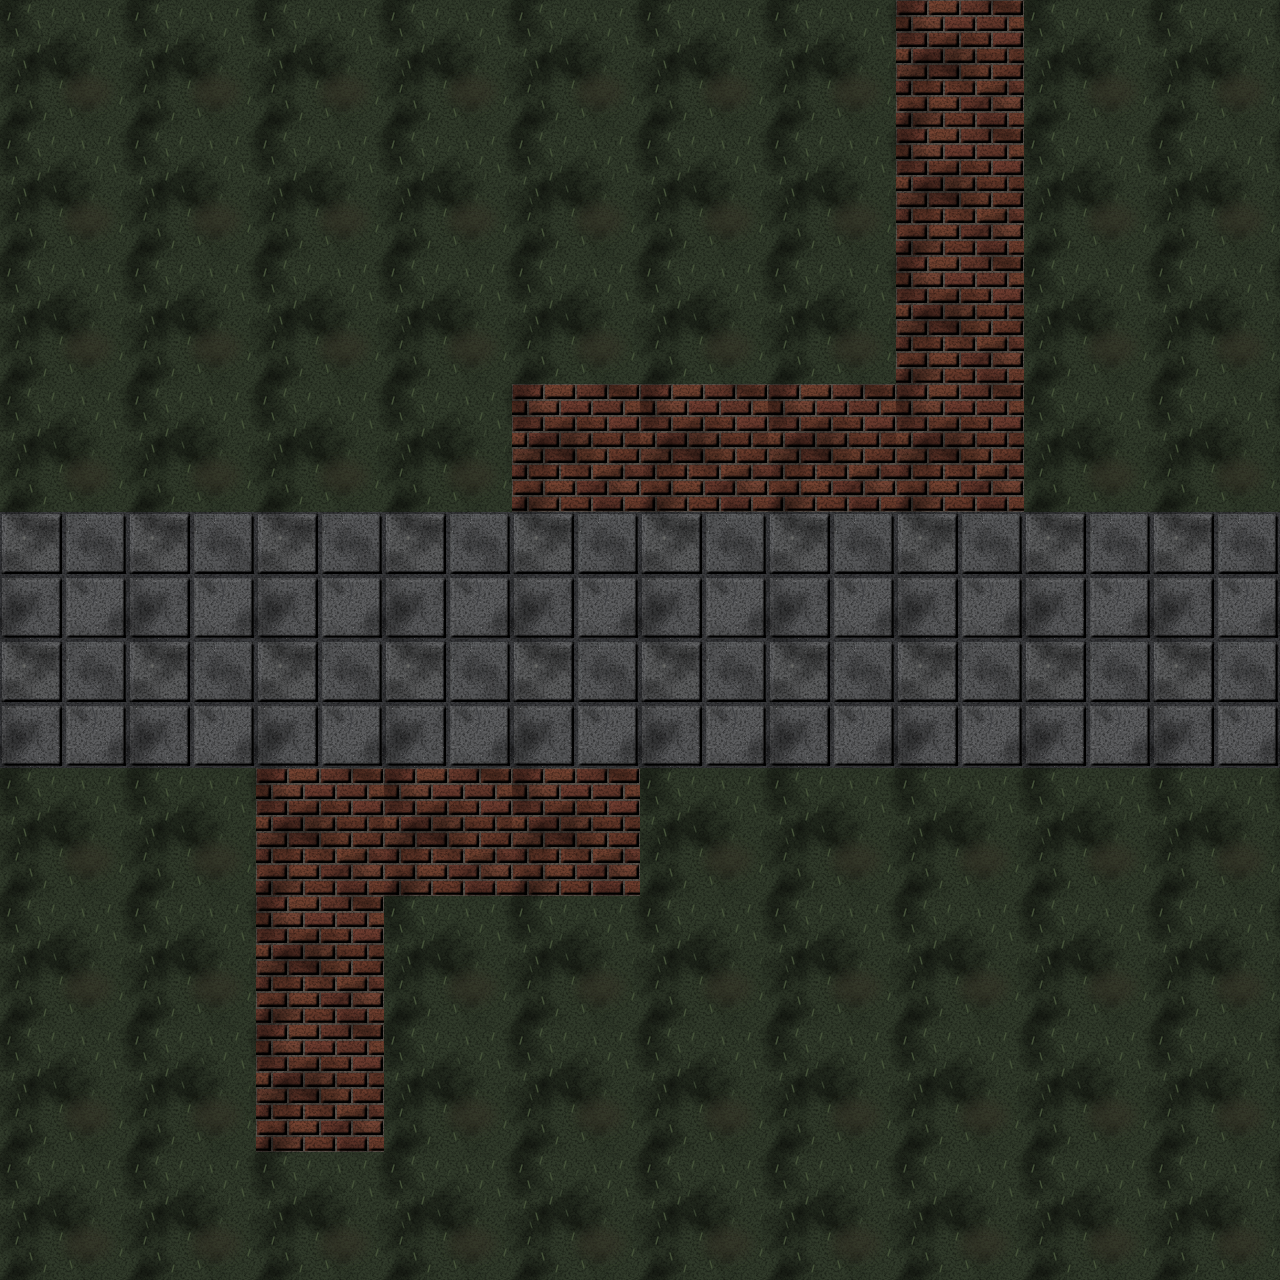

Tiled map render using the project's own tile images. Description and the whole map definition, tile-layer contents included, below:
An orthogonal 10x10 tile map with 128x128 px tiles, 1 tile layer (Tile Layer 1).

<map version="1.10" tiledversion="1.12.2" orientation="orthogonal" renderorder="right-down" width="10" height="10" tilewidth="128" tileheight="128" infinite="0" nextlayerid="2" nextobjectid="1">
 <editorsettings>
  <export target="map.csv" format="csv" />
 </editorsettings>
 <tileset firstgid="1" name="C:\Users\johnc\Codies\TopDownShooter\resources\Map" tilewidth="128" tileheight="128" tilecount="3" columns="3">
  <image source="tileset_128.png" width="384" height="128" />
 </tileset>
 <layer id="1" name="Tile Layer 1" width="10" height="10">
  <data encoding="csv">
2,2,2,2,2,2,2,1,2,2,
2,2,2,2,2,2,2,1,2,2,
2,2,2,2,2,2,2,1,2,2,
2,2,2,2,1,1,1,1,2,2,
3,3,3,3,3,3,3,3,3,3,
3,3,3,3,3,3,3,3,3,3,
2,2,1,1,1,2,2,2,2,2,
2,2,1,2,2,2,2,2,2,2,
2,2,1,2,2,2,2,2,2,2,
2,2,2,2,2,2,2,2,2,2
</data>
 </layer>
</map>
